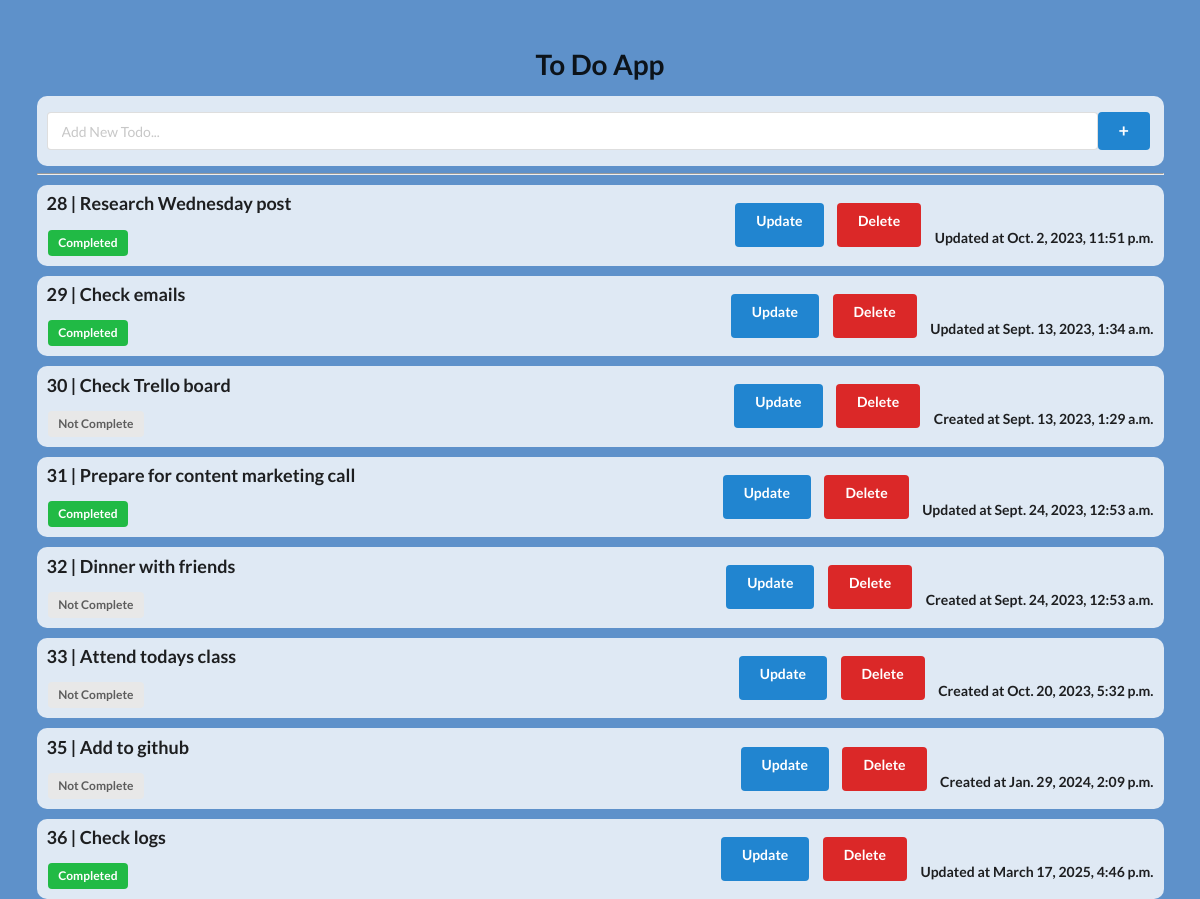
The page / on the database its author committed.
### home/models.py (models this page shows, shortened)
class Todo(models.Model):
    title= models.CharField(max_length=500)
    complete= models.BooleanField(default=False)
    created_at = models.DateTimeField(default=timezone.now, editable=False)
    updated_at = models.DateTimeField(default=timezone.now)

### home/views.py (the view)
# urls.py: path('', views.index, name='index'),
def index(request):
    todolist = Todo.objects.all()
    return render(request, 'index.html',{"list":todolist})

### templates/index.html (shortened to what this page needs)
<!DOCTYPE html>
<html lang="en">
<head>
    <link rel="stylesheet" href="https://cdn.jsdelivr.net/npm/semantic-ui@2.4.2/dist/semantic.min.css">
</head>
<body style="background-color: rgb(94, 145, 202);">
    <div style="margin-top: 50px;" class="ui container">
        <h1 class="ui center aligned header">To Do App</h1>
        <form class="ui form" action="/add" method="post">
            <div class="field">
                <div class="input-container">
                    <input type="text" name="title" placeholder="Add New Todo...">
                    <button class="ui blue button" type="submit"></button>
                </div>
            </div>
        </form>
        <hr>
        {% for todo in list %}
        <div class="list_field">
            <div class="left-section">
                <p class="ui big header">{{ todo.id }} | {{ todo.title }}</p>
                {% if todo.complete == False %}
                <span class="ui gray label">Not Complete</span>
                {% else %}
                <span class="ui green label">Completed</span>
                {% endif %}
            </div>
            <div class="right-section">
                <a class="ui blue button" href="/update/{{ todo.id }}">Update</a>
                <a class="ui red button" href="/delete/{{ todo.id }}">Delete</a>
                {% if todo.complete == False %}
                <h5 id="time">Created at {{todo.created_at}}</h5>
                {% else %}
                <h5 id="time">Updated at {{todo.updated_at}}</h5>
                {% endif %}
            </div>
        </div>
        {% endfor %}
    </div>
</body>
</html>

### templates/index.html (style rules this page uses)
.field { display: flex; align-items: center; padding: 10px; background-color: rgba(255, 255, 255, 0.8); border-radius: 10px; height: 70px; }
.list_field { display: flex; align-items: center; margin-top: 10px; padding: 10px; background-color: rgba(255, 255, 255, 0.8); border-radius: 10px; }
.input-container { flex: 1; display: flex; align-items: center; }
.input-container input[type="text"] { border: none; outline: none; flex: 1; padding: 5px; }
.input-container button { background: transparent; border: none; cursor: pointer; margin-left: 5px; }
.input-container button::before { content: "+"; font-size: 18px; }
.left-section { flex: 1; }
.right-section { display: flex; gap: 10px; }

### rows shown on the page
Todo: id "28", title "Research Wednesday post", complete "Completed", updated_at "Oct. 2, 2023, 11:51 p.m."
Todo: id "29", title "Check emails", complete "Completed", updated_at "Sept. 13, 2023, 1:34 a.m."
Todo: id "30", title "Check Trello board", complete "Not Complete", created_at "Sept. 13, 2023, 1:29 a.m."
Todo: id "31", title "Prepare for content marketing call", complete "Completed", updated_at "Sept. 24, 2023, 12:53 a.m."
Todo: id "32", title "Dinner with friends", complete "Not Complete", created_at "Sept. 24, 2023, 12:53 a.m."
Todo: id "33", title "Attend todays class", complete "Not Complete", created_at "Oct. 20, 2023, 5:32 p.m."
Todo: id "35", title "Add to github", complete "Not Complete", created_at "Jan. 29, 2024, 2:09 p.m."
Todo: id "36", title "Check logs", complete "Completed", updated_at "March 17, 2025, 4:46 p.m."
